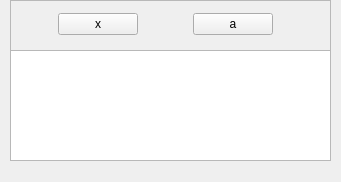
<?xml version="1.0" encoding="UTF-8"?>
<ui version="4.0">
 <class>Dialog</class>
 <widget class="QDialog" name="Dialog">
  <property name="windowModality">
   <enum>Qt::NonModal</enum>
  </property>
  <property name="geometry">
   <rect>
    <x>0</x>
    <y>0</y>
    <width>341</width>
    <height>182</height>
   </rect>
  </property>
  <property name="windowTitle">
   <string>Dialog</string>
  </property>
  <widget class="QListWidget" name="listWidget">
   <property name="geometry">
    <rect>
     <x>10</x>
     <y>50</y>
     <width>321</width>
     <height>111</height>
    </rect>
   </property>
   <property name="sortingEnabled">
    <bool>true</bool>
   </property>
  </widget>
  <widget class="QFrame" name="myframe">
   <property name="geometry">
    <rect>
     <x>10</x>
     <y>0</y>
     <width>321</width>
     <height>51</height>
    </rect>
   </property>
   <property name="frameShape">
    <enum>QFrame::StyledPanel</enum>
   </property>
   <property name="frameShadow">
    <enum>QFrame::Raised</enum>
   </property>
   <widget class="QWidget" name="layoutWidget">
    <property name="geometry">
     <rect>
      <x>0</x>
      <y>10</y>
      <width>311</width>
      <height>29</height>
     </rect>
    </property>
    <layout class="QHBoxLayout" name="horizontalLayout">
     <item>
      <spacer name="horizontalSpacer_3">
       <property name="orientation">
        <enum>Qt::Horizontal</enum>
       </property>
       <property name="sizeHint" stdset="0">
        <size>
         <width>40</width>
         <height>20</height>
        </size>
       </property>
      </spacer>
     </item>
     <item>
      <widget class="QPushButton" name="pushLeft">
       <property name="sizePolicy">
        <sizepolicy hsizetype="Fixed" vsizetype="Fixed">
         <horstretch>0</horstretch>
         <verstretch>0</verstretch>
        </sizepolicy>
       </property>
       <property name="focusPolicy">
        <enum>Qt::ClickFocus</enum>
       </property>
       <property name="toolTip">
        <string>exit dialog</string>
       </property>
       <property name="text">
        <string>x</string>
       </property>
       <property name="autoDefault">
        <bool>false</bool>
       </property>
      </widget>
     </item>
     <item>
      <spacer name="horizontalSpacer">
       <property name="orientation">
        <enum>Qt::Horizontal</enum>
       </property>
       <property name="sizeHint" stdset="0">
        <size>
         <width>40</width>
         <height>20</height>
        </size>
       </property>
      </spacer>
     </item>
     <item>
      <widget class="QPushButton" name="pushRight">
       <property name="sizePolicy">
        <sizepolicy hsizetype="Fixed" vsizetype="Fixed">
         <horstretch>0</horstretch>
         <verstretch>0</verstretch>
        </sizepolicy>
       </property>
       <property name="focusPolicy">
        <enum>Qt::ClickFocus</enum>
       </property>
       <property name="toolTip">
        <string>accept selection</string>
       </property>
       <property name="text">
        <string>a</string>
       </property>
       <property name="autoDefault">
        <bool>false</bool>
       </property>
      </widget>
     </item>
     <item>
      <spacer name="horizontalSpacer_2">
       <property name="orientation">
        <enum>Qt::Horizontal</enum>
       </property>
       <property name="sizeHint" stdset="0">
        <size>
         <width>40</width>
         <height>20</height>
        </size>
       </property>
      </spacer>
     </item>
    </layout>
   </widget>
  </widget>
 </widget>
 <resources/>
 <connections/>
</ui>
